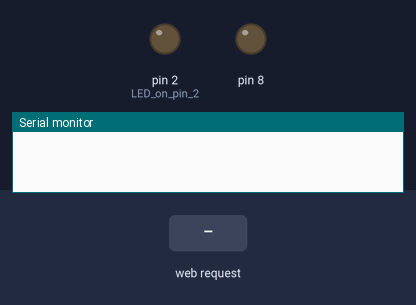
Bench run of a sketch on a simulated Arduino Uno, built with avr-gcc and run on an emulated ATmega328P. Parts: output pins drawn as LEDs (lit = HIGH), the last lines printed to the serial monitor. Inputs (shaded band) come from the test bench. WiFi joins after 1.5 s; servers stay silent unless stated; storage starts empty.

Above: at 1.2 s.
1.3 s: HTTP request GET /?led1=on&led2=on received
At 2.2 s:
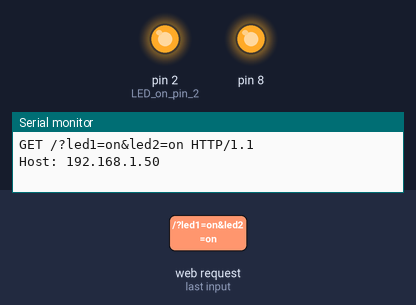
2.8 s: HTTP request GET /?led1=on received
At 3.3 s:
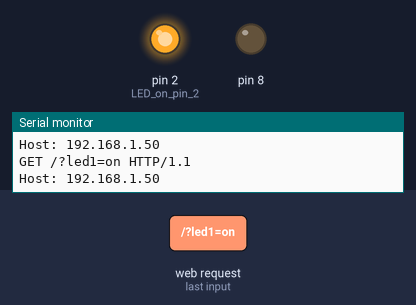
4.3 s: HTTP request GET /?led2=on received
At 5.6 s:
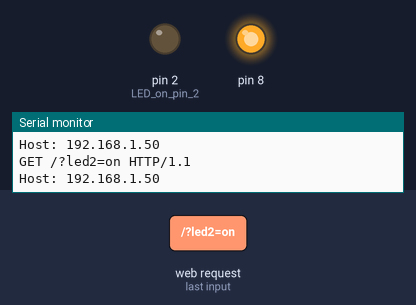
Timing chart, 0 to 7.3 s (numbered marks = the images above; inputs shaded):
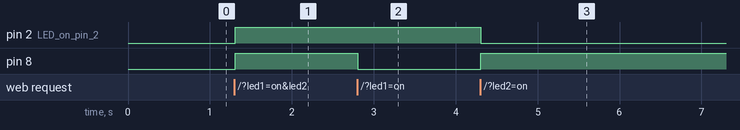

Measured:
- after the input at 1.3 s, pin 2 (LED_on_pin_2), pin 8: LOW → HIGH at once
- after the input at 2.8 s, pin 8: HIGH → LOW at once
- after the input at 4.3 s, pin 2 (LED_on_pin_2): HIGH → LOW at once; pin 8: LOW → HIGH at once

The sketch:

arduTwoLED.ino
```cpp
#include <SPI.h>
#include <Ethernet.h>
#include <SD.h>

// MAC address from Ethernet shield sticker under board
byte mac[] = { 0xDE, 0xAD, 0xBE, 0xEF, 0xFE, 0xED };
IPAddress ip(192, 168, 0, 120); // IP address, may need to change depending on network
EthernetServer server(2200);  // create a server at port 80
File webFile;
String HTTP_req;          // stores the HTTP request
boolean LED_status = 0;   // state of LED, off by default

void setup()
{
    SD.begin(4);
    Ethernet.begin(mac, ip);  // initialize Ethernet device
    server.begin();           // start to listen for clients
    Serial.begin(9600);       // for diagnostics
    pinMode(2, OUTPUT);       // LED on pin 2
    pinMode(8, OUTPUT);

}

void loop()
{
    EthernetClient client = server.available();  // try to get client

    if (client) {  // got client?
        boolean currentLineIsBlank = true;
        while (client.connected()) {
            if (client.available()) {   // client data available to read
                char c = client.read(); // read 1 byte (character) from client
                HTTP_req += c; // save the HTTP request 1 char at a time
                // last line of client request is blank and ends with \n
                // respond to client only after last line received
                if (c == '\n' && currentLineIsBlank) {
                    // send a standard http response header
                    client.println("HTTP/1.1 200 OK");
                    client.println("Content-Type: text/html");
                    client.println("Connection: close");
                    client.println();
                    // send web page
                    /*webFile = SD.open("four.htm");        // open web page file
                    if (webFile) {
                        while(webFile.available()) {
                            client.write(webFile.read()); // send web page to client
                        }
                        webFile.close();
                    }*/
                    Serial.print(HTTP_req);
                    ProcessCheckbox(client,HTTP_req);

                    HTTP_req = "";    // finished with request, empty string
                    break;
                }
                // every line of text received from the client ends with \r\n
                if (c == '\n') {
                    // last character on line of received text
                    // starting new line with next character read
                    currentLineIsBlank = true;
                }
                else if (c != '\r') {
                    // a text character was received from client
                    currentLineIsBlank = false;
                }
            } // end if (client.available())
        } // end while (client.connected())
        //Serial.println(HTTP_req);
        delay(1);      // give the web browser time to receive the data
        client.stop(); // close the connection
    } // end if (client)
}

// switch LED and send back HTML for LED checkbox
void ProcessCheckbox(EthernetClient cl, String ht)
{
    File webFile;
    if (ht.indexOf("GET /?led1=on&led2=on") > -1) {  // see if checkbox was clicked
        // the checkbox was clicked, toggle the LED
        digitalWrite(8,HIGH);
        digitalWrite(2,HIGH);
        webFile = SD.open("one.htm");        // open web page file
                    if (webFile) {
                        while(webFile.available()) {
                            cl.write(webFile.read()); // send web page to client
                        }
                        webFile.close();
                    }
    }
    else if (ht.indexOf("GET /?led1=on") > -1) {  // see if checkbox was clicked
        // the checkbox was clicked, toggle the LED
        digitalWrite(2,HIGH);
        digitalWrite(8,LOW);
        webFile = SD.open("two.htm");        // open web page file
                    if (webFile) {
                        while(webFile.available()) {
                            cl.write(webFile.read()); // send web page to client
                        }
                        webFile.close();
                    }
    }
    else if (ht.indexOf("GET /?led2=on") > -1) {  // see if checkbox was clicked
        // the checkbox was clicked, toggle the LED
        digitalWrite(8,HIGH);
        digitalWrite(2,LOW);
        webFile = SD.open("three.htm");        // open web page file
                    if (webFile) {
                        while(webFile.available()) {
                            cl.write(webFile.read()); // send web page to client
                        }
                        webFile.close();
                    }
    }
    else{
        digitalWrite(8,LOW);
        digitalWrite(2,LOW);
        webFile = SD.open("four.htm");        // open web page file
                    if (webFile) {
                        while(webFile.available()) {
                            cl.write(webFile.read()); // send web page to client
                        }
                        webFile.close();
                    }
    }
}
```
